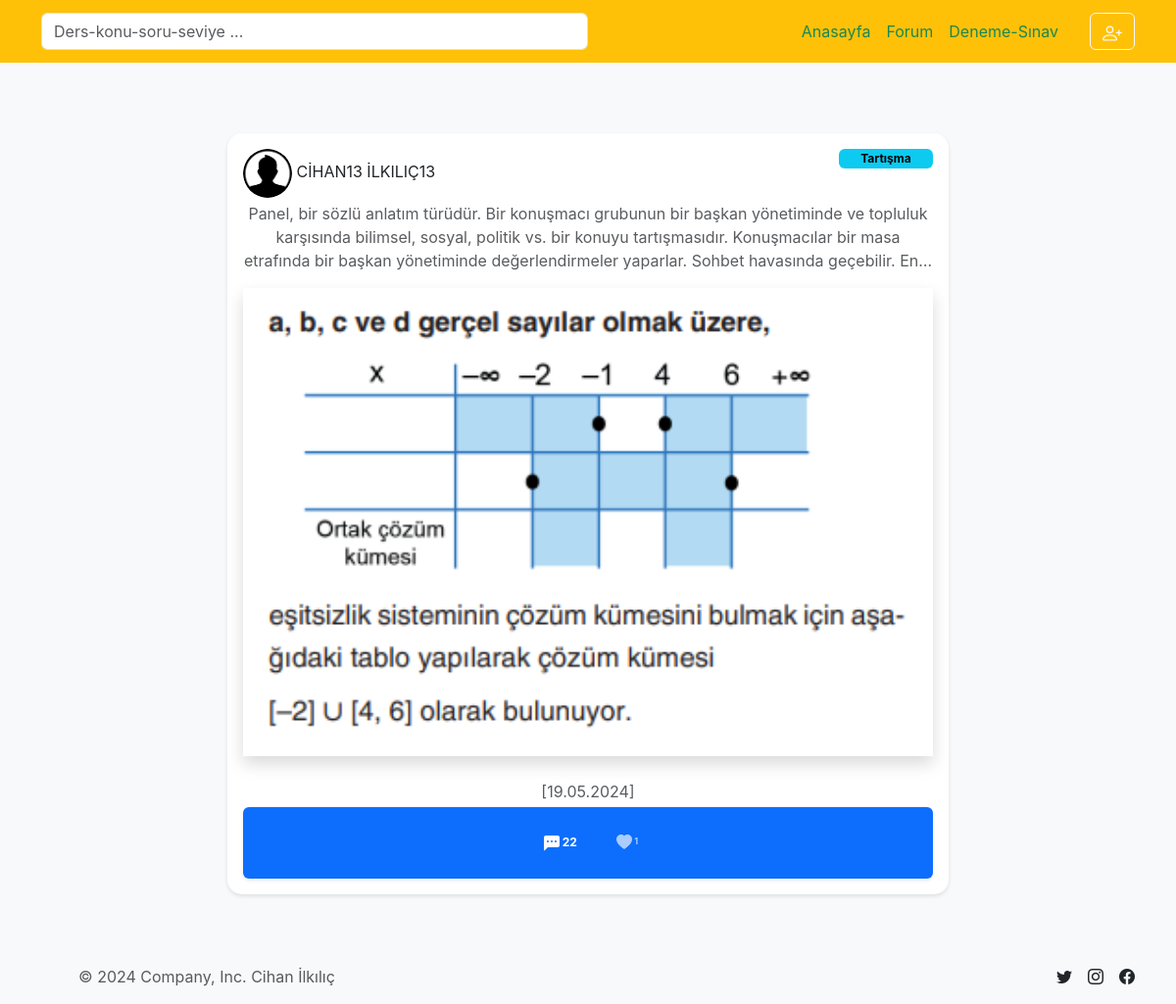
The page /forum/forum_detail/1/ on the database its author committed.
### forum/models.py (models this page shows, shortened)
class FORUM(models.Model):
    topic_type  = (
        ('Genel', 'Genel'),
        ('Tartışma', 'Tartışma'),
        ('Soru-Cevap', 'Soru-Cevap'),
    )
    author=models.ForeignKey(User,on_delete = models.CASCADE,verbose_name="ENTRY YAZAN KİŞİ")
    text=models.TextField(verbose_name="Forum Metin",blank=True, null=True)
    topic_type=models.CharField(choices=topic_type,max_length=50,verbose_name="Konu Türü(Tipi)",null=True)
    number_of_answers=models.CharField(max_length=50,verbose_name="Cevap Sayısı",null=True,default="0")
    last_reply_date=models.CharField(max_length=50,verbose_name="Son Cevap Tarihi",default="0")
    created_date=models.DateTimeField(auto_now=True,verbose_name="Oluşturma Tarihi")
    forum_image=models.ImageField(upload_to='forum/',blank=True, null=True, verbose_name="Foruma Fotoğraf Ekleyin")

### forum/views.py (the view)
# urls.py: path('forum_detail/<int:pk>/', views.forum_detail, name='forum_detail'),
def forum_detail(request, pk):
    get_forum = get_object_or_404(FORUM, pk=pk)
    author_avatar = None
    author_profile = Profile.objects.filter(author=get_forum.author).first()  # Author'a ait Profile nesnesini al
    if author_profile:
        author_avatar = author_profile.avatars.url
    context = {
        'get_forum': get_forum,
        'author_avatar': author_avatar,
        'MEDIA_URL': settings.MEDIA_URL,
    }
    return render(request, "quizbox/forum_detail.html", context)

### templates/quizbox/forum_detail.html (shortened to what this page needs)
{% include 'base/layout.html' %}
{% block body %}
  </head>
  <body>
  <div class="container mt-2">
    <div class="row">
      <div class="col-md-8 offset-md-2">
        {% if get_forum %}
        <div class="card forum-card mb-3">
          <div class="card-body">
            <div class="media">
            {% if author_avatar %}
                <img src="{{ author_avatar }}" class="mr-3 rounded-circle align-self-center" width="50" alt="User" alt="Author Avatar">
            {% else %}
            <img src="https://bootdey.com/img/Content/avatar/avatar1.png" class="mr-3 rounded-circle align-self-center" width="50" alt="User">
            {% endif %}
              <span class="text-uppercase">{{ get_forum.author.first_name }} {{ get_forum.author.last_name }}</span>
              <span class="badge text-bg-info text-wrap" style=" float: right;width: 6rem;">{{get_forum.topic_type}}</span>
              <div class="media-body">
                  <p class="card-text text-center text-muted mt-1">{{get_forum.text|truncatechars:272}}</p>
                  {% if get_forum.forum_image %}
                  <img src="{{get_forum.forum_image.url}}" class="card-img-top rounded-0 mx-auto d-block shadow p-3  bg-white rounded" /><br>
                  {% endif %}
                  <div class="d-flex justify-content-center mb-1">
                      <p class="text-muted mb-0 text-uppercase">[<span class="font-weight-bold">{{ get_forum.created_date|date:"d.m.Y" }}]</span></p>
                  </div>
              </div>
          </div>
            <div class="shadow-sm p-3 bg-primary rounded text-center ">
            <button  class="btn btn-primary" type="button" id="comment_content_id_list" name="comment_content_id" data-forum-text-id="{{ get_forum.id }}" data-bs-toggle="modal" data-bs-target="#exampleModal" data-bs-whatever="@mdo">
              <span class="badge  ml-2 text-white">
                {{get_forum.number_of_answers}}</span>
              </button>
              {% if user.is_authenticated %}
              <button  class="btn btn-primary" style="--bs-btn-padding-y: .25rem; --bs-btn-padding-x: .5rem; --bs-btn-font-size: .75rem;"  id="like-btn" type="submit" data-questionid="{{ get_forum.pk }}">
              <span class="badge  ml-2 text-white">
                <svg xmlns="http://www.w3.org/2000/svg" width="16" height="16" fill="currentColor" class="bi bi-heart-fill" viewBox="0 0 16 16">
                  <path fill-rule="evenodd" d="M8 1.314C12.438-3.248 23.534 4.735 8 15-7.534 4.736 3.562-3.248 8 1.314"/>
                </svg>
                <span id="like-count">{{ get_forum.likes.count }}</span>
                </span>
              </button>
              {% else %}
              <button  class="btn btn-primary" disabled style="--bs-btn-padding-y: .25rem; --bs-btn-padding-x: .5rem; --bs-btn-font-size: .75rem;"  id="like-btn"  data-questionid="{{ get_forum.pk }}">
              <span class="badge  ml-2 text-white">
                <svg xmlns="http://www.w3.org/2000/svg" width="16" height="16" fill="currentColor" class="bi bi-heart-fill" viewBox="0 0 16 16">
                  <path fill-rule="evenodd" d="M8 1.314C12.438-3.248 23.534 4.735 8 15-7.534 4.736 3.562-3.248 8 1.314"/>
                </svg>
                <span id="like-count">{{ get_forum.likes.count }}</span>
                </span>
              </button>
              {% endif %}
            </div>
          </div>
        </div>
        {% else %}
        yok
        {% endif %}
      </div>
    </div>
  </div>
  <br>
  <br>
  <br>
  <br>
{% endblock body %}
{% include 'base/footer.html' %}

### templates/base/navbar.html (style rules this page uses)
body { font-family: -apple-system, BlinkMacSystemFont, 'Segoe UI', Roboto, Oxygen, Ubuntu, Cantarell, 'Open Sans', 'Helvetica Neue', sans-serif; background-color: #f8f9fa; padding-top: 20px; }

### templates/quizbox/forum_detail.html (style rules this page uses)
body { background-color: #f8f9fa; }
.forum-card { border: none; border-radius: 15px; background-color: #ffffff; box-shadow: 0 2px 4px rgba(0, 0, 0, 0.1); }
.forum-card .media img { border-radius: 50%; }
.forum-card .shadow-sm { border-radius: 10px; }

### rows shown on the page
FORUM: author.first_name "CIHAN13", author.last_name "ILKILIÇ13", topic_type "Tartışma", text "Panel, bir sözlü anlatım türüdür. Bir konuşmacı grubunun bir başkan yönetiminde ve topluluk karşısında bilimsel, sosyal, politik vs. bir konuyu tartışmasıdır. Konuşmacılar bir masa etrafında bir başkan yönetiminde değerlendirmeler yaparlar. Sohbet havasında geçebilir. En…", forum_image (picture), created_date "19.05.2024", number_of_answers "22", likes.count "1"
